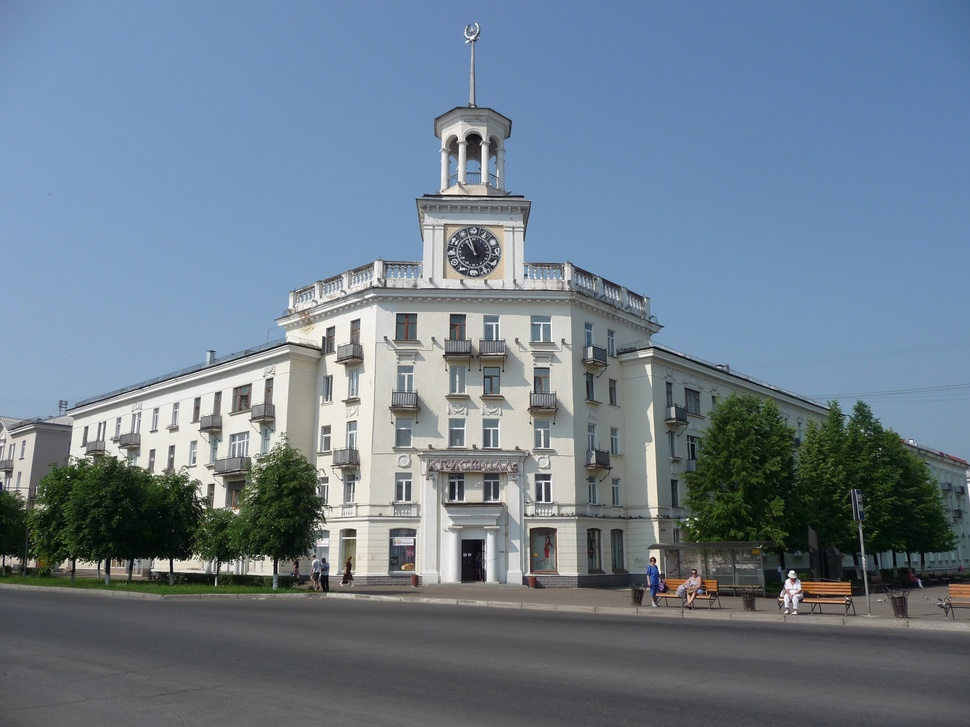
#> input picture 6/18.jpg, 970 x 727 px, shrunk from 3264 x 2448 before the run, found by its file name
$ jupyter execute --allow-errors computer_vision6.ipynb   (shell and % lines are left out)
#> lines starting #> are read from the running program, lines starting #| are printed output that depends on the picture
[cell 1]
import stitching
import cv2
import matplotlib.pyplot as plt

[cell 2]
image = cv2.cvtColor(cv2.imread('/content/drive/MyDrive/18.jpg'), cv2.COLOR_BGR2RGB)
plt.imshow(image)

[cell 3]
image = cv2.cvtColor(cv2.imread('/content/drive/MyDrive/19.jpg'), cv2.COLOR_BGR2RGB)
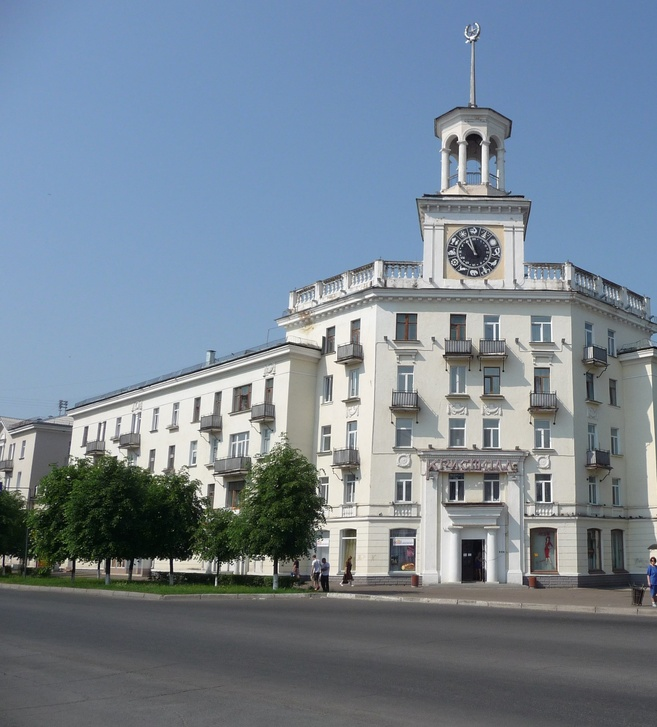
#> input picture 6/19.jpg, 657 x 727 px, shrunk from 2210 x 2448 before the run, found by its file name
#> image: shape (727, 657, 3)
plt.imshow(image)

[cell 4]
image = cv2.cvtColor(cv2.imread('/content/drive/MyDrive/20.jpg'), cv2.COLOR_BGR2RGB)
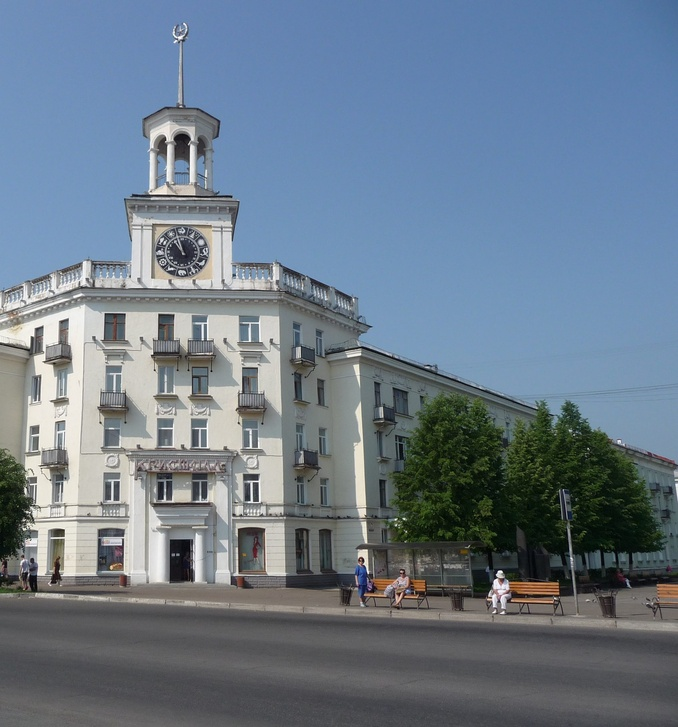
#> input picture 6/20.jpg, 678 x 727 px, shrunk from 2283 x 2448 before the run, found by its file name
#> image: shape (727, 678, 3)
plt.imshow(image)
